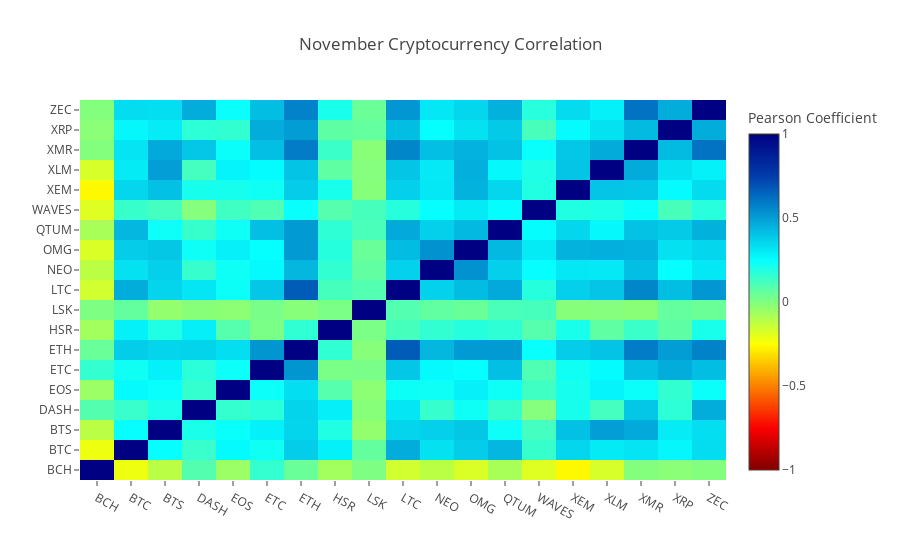

The cell this chart's notebook holds for it:
### Markdown cell above
From the weekly correlation heatmap, it shows positive correlation in overall across all cryptocurrencies, with more than half have positive correlation of more than 0.5. Next we want to review the correlation heatmap of the cryptocurrencies within a month.

### Code cell
Monthly_df0 = df1[df1.index.month == 11]
Monthly_df1 = Monthly_df0.pct_change()
correlation3 = Monthly_df1.corr(method='pearson')
print(correlation_heatmap(Monthly_df1, title="November Cryptocurrency Correlation", colorscale='Jet'))

### Figure 1 — Plotly figure (JSON) as saved in the notebook; plotly's stock layout.template omitted (floating-point values rounded to 4 significant figures; data arrays with more than 128 entries replaced by an {"elided": "..."} marker saying what was removed)
{"data": [{"colorbar": {"title": "Pearson Coefficient"}, "colorscale": "Jet", "reversescale": true, "type": "heatmap", "x": ["BCH", "BTC", "BTS", "DASH", "EOS", "ETC", "ETH", "HSR", "LSK", "LTC", "NEO", "OMG", "QTUM", "WAVES", "XEM", "XLM", "XMR", "XRP", "ZEC"], "y": ["BCH", "BTC", "BTS", "DASH", "EOS", "ETC", "ETH", "HSR", "LSK", "LTC", "NEO", "OMG", "QTUM", "WAVES", "XEM", "XLM", "XMR", "XRP", "ZEC"], "z": {"elided": "19x19 float values"}, "zmax": 1, "zmin": -1}], "layout": {"title": "November Cryptocurrency Correlation"}}
